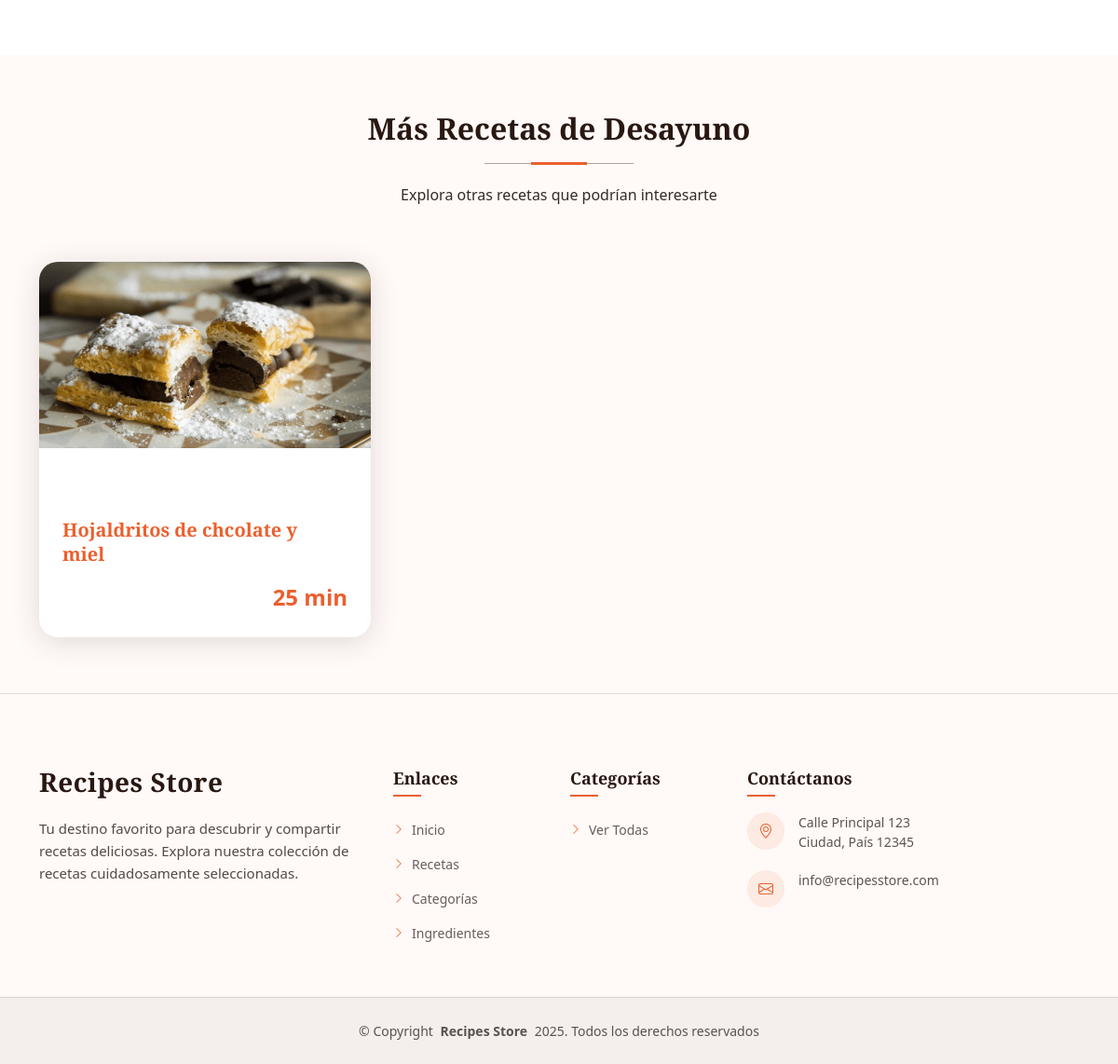
/recetas/28/ (lower part), run on an earlier commit of the app's database.
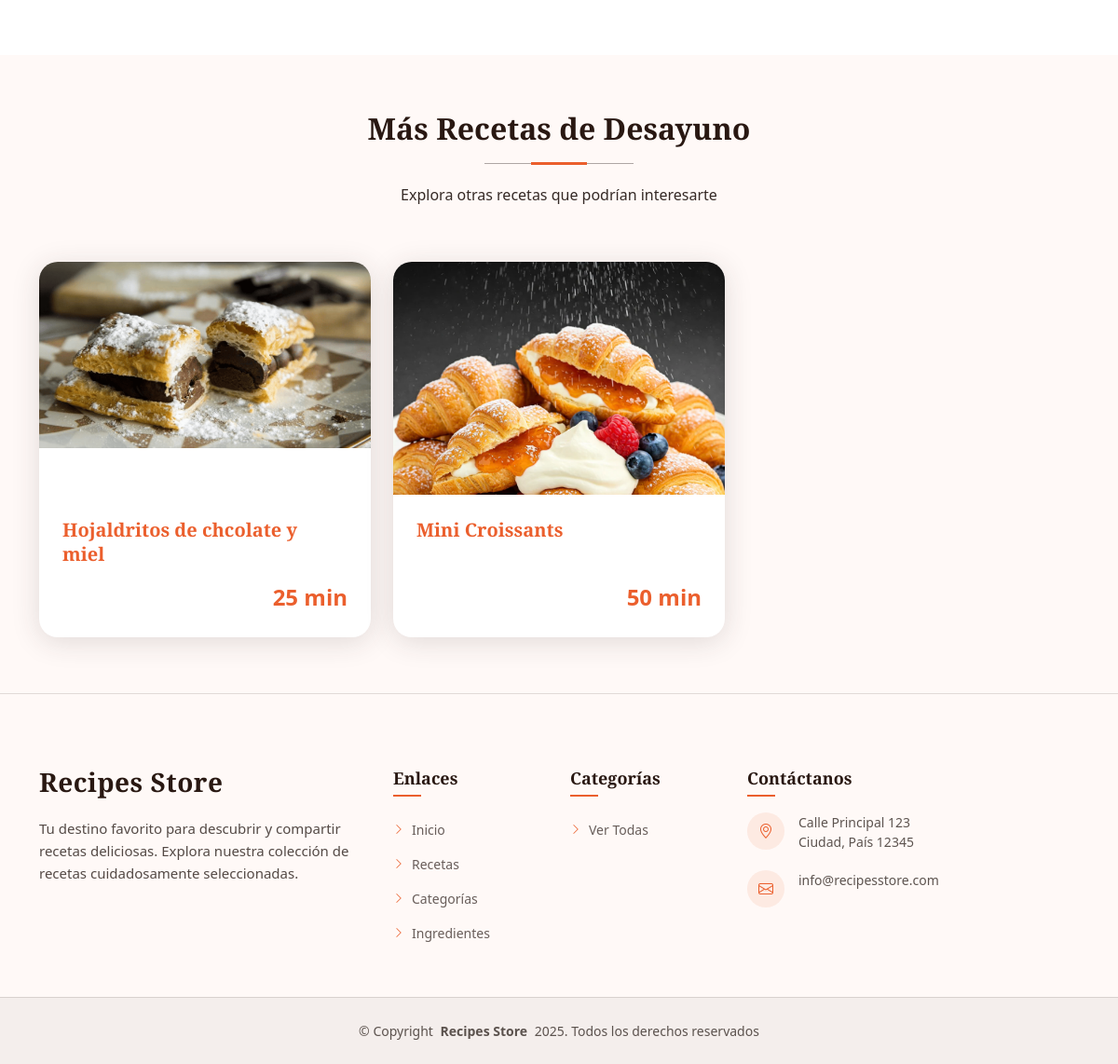
And on a later commit of the database.
### appRecipesStore/models.py (models this page shows, shortened)
class Receta(models.Model):
    nombre = models.CharField(max_length=200)
    tipo_plato = models.ForeignKey(TipoPlato, on_delete=models.CASCADE, related_name='recetas')
    ingredientes = models.ManyToManyField(Ingrediente, related_name='recetas')
    tiempo_preparacion = models.IntegerField(help_text="Tiempo en minutos")
    instrucciones = models.TextField()
    imagen = models.ImageField(upload_to='recetas/', blank=True, null=True)

### appRecipesStore/views.py (the view)
# urls.py: path('recetas/<int:pk>/', views.detalle_receta, name='detalle_receta'),
def detalle_receta(request, pk):
    receta = get_object_or_404(Receta, pk=pk)
    return render(request, 'appRecipesStore/detalle_receta.html', {'receta': receta})

### appRecipesStore/templates/appRecipesStore/detalle_receta.html (shortened to what this page needs)
{% extends 'appRecipesStore/base.html' %}
{% load static %}
{% block content %}
<main class="main">
    <section class="about section">
    </section>
    <section class="menu section light-background">
        <div class="container section-title" data-aos="fade-up">
            <h2>Más Recetas de {{ receta.tipo_plato.nombre }}</h2>
            <p>Explora otras recetas que podrían interesarte</p>
        </div>
        <div class="container" data-aos="fade-up" data-aos-delay="100">
            <div class="row gy-4">
                {% for otra_receta in receta.tipo_plato.recetas.all|slice:":3" %}
                {% if otra_receta.pk != receta.pk %}
                <div class="col-lg-4 col-md-6">
                    <div class="menu-item">
                        <div class="menu-item-image">
                            <a href="{% url 'detalle_receta' otra_receta.pk %}" style="display: block;">
                                {% if otra_receta.imagen %}
                                    <img src="{% static 'appRecipesStore/img/' %}{{ otra_receta.imagen }}" class="img-fluid" alt="{{ otra_receta.nombre }}" style="cursor: pointer;">
                                {% else %}
                                    <img src="{% static 'appRecipesStore/img/recepie/recepie_1.png' %}" class="img-fluid" alt="{{ otra_receta.nombre }}" style="cursor: pointer;">
                                {% endif %}
                            </a>
                        </div>
                        <div class="menu-item-content">
                            <div class="menu-item-header">
                                <h4><a href="{% url 'detalle_receta' otra_receta.pk %}">{{ otra_receta.nombre }}</a></h4>
                            </div>
                            <div class="menu-item-footer">
                                <span class="price">{{ otra_receta.tiempo_preparacion }} min</span>
                            </div>
                        </div>
                    </div>
                </div>
                {% endif %}
                {% endfor %}
            </div>
        </div>
    </section>
</main>
{% endblock %}

What changed in the data, as far as the page shows it:
added Receta: imagen (picture), nombre "Mini Croissants", tiempo_preparacion "50"
